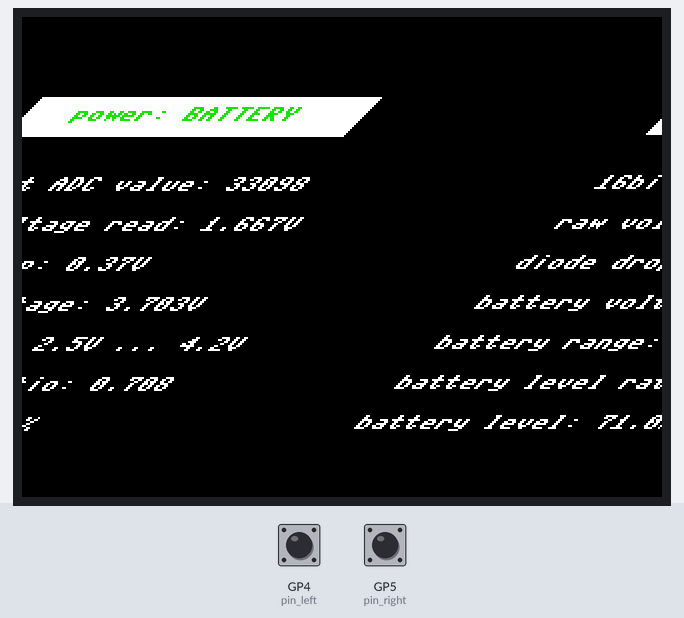
Bench run of a program on a simulated Raspberry Pi Pico running MicroPython. Parts: 320×240 colour display. The test bench sets the inputs (shaded band); at power-on: GP4 (pin_left) HIGH, GP5 (pin_right) HIGH. Library files of the repository ran but are not shown: lcd.py; what the program prints to the serial console is not drawn.

Above: at 1.6 s.
1.7 s: GP4 (pin_left) pulled LOW for 0.15 s
At 2.6 s:
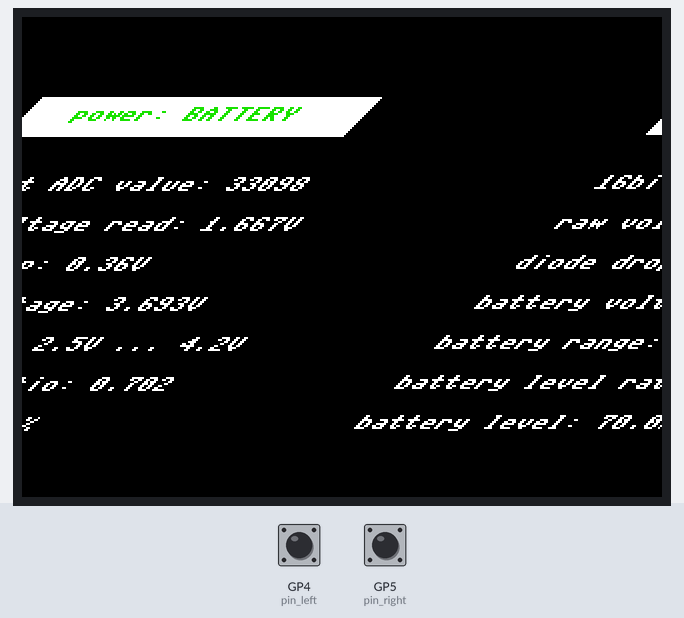
3.3 s: GP4 (pin_left) pulled LOW for 1 s
Timing chart, 0 to 6.3 s (numbered marks = the images above; inputs shaded):
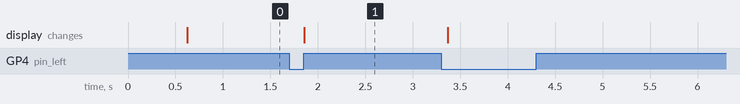

The program:

main.py
```python
# this is a test program, that allows you to find an optional resolution and offsets
# for different programs and see which pixels are visible on the rounded display
# (you need the LCD and button A and B connected)

from lcd import ST7789, RED, GREEN, BLUE, WHITE, BLACK
import time
from machine import Pin, ADC

display = None
power_adc = None
pin_left = Pin(4, Pin.IN, Pin.PULL_UP)
pin_right = Pin(5, Pin.IN, Pin.PULL_UP)
diode_drop_vlue = 0.37

last_button_event = time.ticks_ms()

def button_bouncing():
    global last_button_event
    if last_button_event + 200 > time.ticks_ms():
        return True
    last_button_event = time.ticks_ms()
    return False

def handle_left_button():
    if button_bouncing():
        return
    global diode_drop_vlue
    diode_drop_vlue -= 0.01

def handle_right_button():
    if button_bouncing():
        return
    global diode_drop_vlue
    diode_drop_vlue += 0.01


pin_left.irq(lambda pin: handle_left_button(), trigger=Pin.IRQ_FALLING)
pin_right.irq(lambda pin: handle_right_button(), trigger=Pin.IRQ_FALLING)


try:
    display = ST7789()
    power_adc = ADC(Pin(29))
    print("running...")
    display.backlight_level(255)
    X = 50
    Y = 40
    while True:
        time.sleep(0.1)
        adc_value = power_adc.read_u16()
        display.fill(BLACK)

        raw = 3.3 * adc_value / (2**16 - 1)
        battery = (raw * 2) + diode_drop_vlue
        display.text(f"16bit ADC value: {round(adc_value,3)}", X, Y+40, WHITE)
        display.text(f"raw voltage read: {round(raw,3)}V", X, Y+60, WHITE)
        display.text(f"diode drop: {round(diode_drop_vlue,3)}V", X, Y+80, WHITE)
        display.text(f"battery voltage: {round(battery,3)}V", X, Y+100, WHITE)

        plugged_in = raw * 2 > 4.5
        display.fill_rect(X, Y, 170, 20, WHITE)
        if plugged_in:
            display.text(f"     power: USB", X, Y+5, RED)
        else:
            display.text(f"   power: BATTERY", X, Y+5, BLUE)

        battery_max = 4.2
        battery_min = 2.5
        battery_level = (battery - battery_min) / (battery_max-battery_min)
        display.text(f"battery range: {battery_min}V ... {battery_max}V", X, Y+120, WHITE)
        display.text(f"battery level ratio: {round(battery_level,3)}", X, Y+140, WHITE)

        battery_level_percentage = battery_level * 100
        battery_level_percentage = min(battery_level_percentage, 100)
        battery_level_percentage = max(battery_level_percentage, 0)
        if plugged_in:
            display.text(f"battery level: charging...", X, Y+160, WHITE)
        else:
            display.text(f"battery level: {round(battery_level_percentage,0)}%", X, Y+160, WHITE)


        display.show()


except KeyboardInterrupt:
    print("stopping...")

except Exception as err:
    print(f"Unexpected {err=}, {type(err)=}")
    raise

finally:
    if display != None:
        display.deinit()


print("stopped")
```

Measured:
- after the input at 1.7 s, the display: changes after 0.16 s (image 1)
